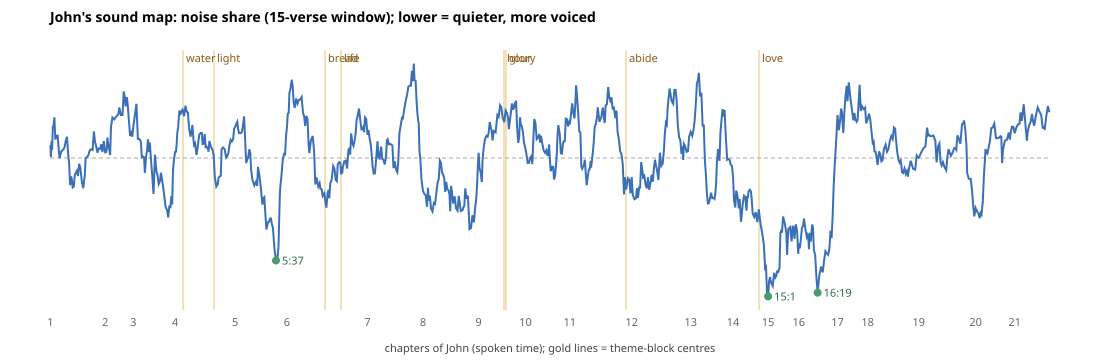

Generate this figure with Python:
#!/usr/bin/env python3
"""John's sound map: noise share verse by verse, against the theme blocks, the speakers and the structure.

 1. MAP: noise share (stops and fricatives against voiced sounds) for every verse, on John's spoken timeline,
    smoothed over 15 verses; the quietest and noisiest stretches.
 2. THEMES: does each theme's density curve (water, light, bread, life, hour, glory, abide, love, world, sent,
    truth, witness, sign, spirit, darkness) rise where John goes quiet?  Correlation with the noise curve,
    against circular shifts of the theme curve (keeps its clustering).  Benjamini-Hochberg over themes.
 3. SPEECH vs NARRATIVE: verses with a first- or second-person verb (speech) against third-person narrative.
 4. STRUCTURE: noise at the prologue's centre (1:12-13), at the 'I am' sayings, at the book's centre (10:24),
    at the seams found earlier (3:22, 6:1, 9:1, 18:1).
 5. THE ARC: does John's noise curve have a shape (falling, rising, U, wave)?  Compared with Matthew, Mark, Luke.
Writes john_noise_map.png (if matplotlib is present) and john_noise_map_results.json.
Usage: python3 john_noise_map.py <sblgnt dir>
"""
import collections, glob, json, os, re, sys, unicodedata
import numpy as np
SBL = sys.argv[1]; HERE = os.path.dirname(os.path.abspath(__file__)); rng = np.random.default_rng(4); out = {}
sys.path.insert(0, os.path.join(os.path.dirname(HERE), "engine")); import engine as E
OBS = {"p", "b", "t", "d", "k", "g", "pʰ", "tʰ", "kʰ", "f", "v", "θ", "ð", "s", "z", "x", "ɣ", "ç", "ʝ", "h", "ps", "ks", "β", "φ", "dz", "ts"}
cache = {}
def phon(raw):
    k = unicodedata.normalize("NFC", re.sub(r"[^\ẁ-ͯἀ-῿]", "", raw.lower()))
    if k not in cache:
        try: cache[k] = [p for s in E.parse_greek(k, "koine")[0] for p in s["ph"]]
        except Exception: cache[k] = []
    return cache[k]
def nrm(w):
    w = unicodedata.normalize("NFD", w.lower()); w = "".join(c for c in w if not unicodedata.combining(c)); return re.sub(r"[^α-ω]", "", w.replace("ς", "σ"))
def load(code):
    V = collections.OrderedDict()
    for l in open(glob.glob(os.path.join(SBL, f"*-{code}-morphgnt.txt"))[0], encoding="utf-8"):
        p = l.split(); r = (int(p[0][2:4]), int(p[0][4:6])); e = V.setdefault(r, dict(obs=0, n=0, lem=[], person=set()))
        ph = phon(p[3]); e["obs"] += sum(x in OBS for x in ph); e["n"] += len(ph); e["lem"].append(nrm(p[6]))
        if p[1].startswith("V") and p[2][0] in "12": e["person"].add(p[2][0])
    return V
def curve(V, win=15):
    keys = list(V); obs = np.array([V[k]["obs"] for k in keys], float); n = np.array([V[k]["n"] for k in keys], float)
    ker = np.ones(win); sm = np.convolve(obs, ker, "same") / np.maximum(np.convolve(n, ker, "same"), 1)
    pos = np.cumsum(n) / n.sum() - n / (2 * n.sum()); return keys, obs / np.maximum(n, 1), sm, pos
JN = load("Jn"); keys, raw, sm, pos = curve(JN)
overall = sum(v["obs"] for v in JN.values()) / sum(v["n"] for v in JN.values())
print(f"1. MAP: John's noise share {overall:.3f}; smoothed range {sm.min():.3f}-{sm.max():.3f}")
order = np.argsort(sm); qs, ls = [], []
for idx, bucket, lab in ((order, qs, "quietest"), (order[::-1], ls, "noisiest")):
    for i in idx:
        if all(abs(i - j) > 25 for j in bucket): bucket.append(i)
        if len(bucket) == 5: break
    print(f"   {lab} stretches (centre verse, smoothed noise): " + ", ".join(f"{keys[i][0]}:{keys[i][1]} ({sm[i]:.3f})" for i in bucket))
out["quiet"] = [f"{keys[i][0]}:{keys[i][1]}" for i in qs]; out["loud"] = [f"{keys[i][0]}:{keys[i][1]}" for i in ls]

print("\n2. THEMES against the noise curve (negative r = the theme rises where John goes quiet)")
TH = {"water": ["υδωρ"], "light": ["φωσ"], "darkness": ["σκοτια", "σκοτοσ"], "bread": ["αρτοσ"], "life": ["ζωη"], "hour": ["ωρα"], "glory": ["δοξα", "δοξαζω"],
      "abide": ["μενω"], "love": ["αγαπαω", "αγαπη", "φιλεω"], "world": ["κοσμοσ"], "sent": ["πεμπω", "αποστελλω"], "truth": ["αληθεια", "αληθησ", "αληθινοσ"],
      "witness": ["μαρτυρια", "μαρτυρεω"], "sign": ["σημειον"], "spirit": ["πνευμα"], "believe": ["πιστευω"], "Father": ["πατηρ"], "I am (ego eimi)": None}
rows = []
for th, lems in TH.items():
    if lems is None: d = np.array([float(any(a == "εγω" and b == "ειμι" for a, b in zip(JN[k]["lem"], JN[k]["lem"][1:]))) for k in keys])
    else: d = np.array([float(sum(l in lems for l in JN[k]["lem"])) for k in keys])
    ds = np.convolve(d, np.ones(15), "same"); r = np.corrcoef(ds, sm)[0, 1]
    null = [np.corrcoef(np.roll(ds, s), sm)[0, 1] for s in rng.integers(30, len(ds) - 30, 2000)]
    p = (np.sum(np.abs(null) >= abs(r)) + 1) / 2001; rows.append((p, th, r))
rows.sort(); m = len(rows); cut = max([i for i, x in enumerate(rows, 1) if x[0] <= 0.10 * i / m], default=0)
for i, (p, th, r) in enumerate(rows): print(f"   {th:16s} r = {r:+.2f}  p = {p:.3f}{'  *survives correction' if i < cut else ''}")
out["themes"] = {th: dict(r=round(float(r), 3), p=float(p)) for p, th, r in rows}

print("\n3. SPEECH vs NARRATIVE")
sp = [k for k in keys if JN[k]["person"]]; na = [k for k in keys if not JN[k]["person"]]
def share(ks): return sum(JN[k]["obs"] for k in ks) / sum(JN[k]["n"] for k in ks)
real = share(sp) - share(na); allk = list(keys); null = []
for _ in range(2000):
    idx = rng.permutation(len(allk)); a = [allk[i] for i in idx[:len(sp)]]; b = [allk[i] for i in idx[len(sp):]]; null.append(share(a) - share(b))
print(f"   speech verses (1st/2nd person verbs) {share(sp):.3f} vs narrative {share(na):.3f}; difference {real:+.4f}; p = {np.mean(np.abs(null) >= abs(real)):.4f}")
out["speech"] = dict(speech=share(sp), narrative=share(na))

print("\n4. STRUCTURAL POINTS (window of 5 verses; percentile among all John windows, low = quiet)")
w5 = np.convolve([JN[k]["obs"] for k in keys], np.ones(5), "same") / np.maximum(np.convolve([JN[k]["n"] for k in keys], np.ones(5), "same"), 1)
for lab, ref in (("prologue centre 1:12", (1, 12)), ("book centre 10:24", (10, 24)), ("seam 3:22", (3, 22)), ("seam 6:1", (6, 1)), ("seam 9:1", (9, 1)), ("seam 18:1", (18, 1)),
                 ("'I am the bread' 6:35", (6, 35)), ("'I am the light' 8:12", (8, 12)), ("'I am the resurrection' 11:25", (11, 25)), ("'I am the way' 14:6", (14, 6)), ("'It is finished' 19:30", (19, 30)), ("'breathed on them' 20:22", (20, 22))):
    i = keys.index(ref); print(f"   {lab:32s} noise {w5[i]:.3f}  percentile {np.mean(w5 <= w5[i]):.2f}")

print("\n5. THE ARC: average noise by fifths of each Gospel")
arcs = {}
for code in ("Jn", "Mt", "Mk", "Lk"):
    V = load(code) if code != "Jn" else JN; ks, rw, s2, ps = curve(V); o = np.array([V[k]["obs"] for k in ks], float); n = np.array([V[k]["n"] for k in ks], float)
    arcs[code] = [float(o[(ps >= a) & (ps < a + .2)].sum() / n[(ps >= a) & (ps < a + .2)].sum()) for a in np.arange(0, 1, .2)]
    print(f"   {code}: " + "  ".join(f"{x:.3f}" for x in arcs[code]))
out["arcs"] = arcs
try:
    import matplotlib; matplotlib.use("Agg"); import matplotlib.pyplot as plt
    fig, ax = plt.subplots(figsize=(12, 4.5)); ax.plot(pos, sm, color="#3b6fb6", lw=1.8, label="noise share (15-verse window)")
    ax.axhline(overall, color="#999", lw=.8, ls="--")
    tc = json.load(open(os.path.join(HERE, "theme_shapes_results.json")))["themes"] if os.path.exists(os.path.join(HERE, "theme_shapes_results.json")) else {}
    for th, v in tc.items():
        if th.split(" (")[0] in ("water", "light", "bread", "life", "hour", "glory", "abide", "love", "world"): ax.axvline(v["centre"], color="#d4a017", alpha=.5); ax.text(v["centre"], sm.max(), th.split(" (")[0], rotation=90, va="top", fontsize=8)
    for c in range(1, 22):
        i = next(j for j, k in enumerate(keys) if k[0] == c); ax.text(pos[i], sm.min() - .004, str(c), fontsize=7, ha="center", color="#666")
    ax.set_xlabel("John, spoken time (chapter numbers below)"); ax.set_ylabel("noise share (lower = quieter, more voiced)"); ax.set_title("John's sound map: noise share against the theme blocks")
    ax.legend(loc="lower left", fontsize=8); fig.tight_layout(); fig.savefig(os.path.join(HERE, "john_noise_map.png"), dpi=150); print("\n   chart: john_noise_map.png")
except Exception as e: print("   (no chart:", e, ")")
json.dump(out, open(os.path.join(HERE, "john_noise_map_results.json"), "w"), ensure_ascii=False, indent=1, default=str)

# plain SVG chart (no plotting library needed)
W, H, P = 1100, 360, 50
lo, hi = float(sm.min()) - .005, float(sm.max()) + .005
X = lambda f: P + f * (W - 2 * P); Y = lambda v: H - P - (v - lo) / (hi - lo) * (H - 2 * P)
pts = " ".join(f"{X(f):.1f},{Y(v):.1f}" for f, v in zip(pos, sm))
svg = [f'<svg xmlns="http://www.w3.org/2000/svg" width="{W}" height="{H}" font-family="sans-serif" font-size="11"><rect width="100%" height="100%" fill="#fff"/>',
       f'<text x="{P}" y="22" font-size="14" font-weight="bold">John\'s sound map: noise share (15-verse window); lower = quieter, more voiced</text>',
       f'<line x1="{P}" x2="{W - P}" y1="{Y(overall):.1f}" y2="{Y(overall):.1f}" stroke="#aaa" stroke-dasharray="4 3"/>']
tc = json.load(open(os.path.join(HERE, "theme_shapes_results.json")))["themes"] if os.path.exists(os.path.join(HERE, "theme_shapes_results.json")) else {}
for th, v in tc.items():
    nm = th.split(" (")[0]
    if nm in ("water", "light", "bread", "life", "hour", "glory", "abide", "love"):
        svg.append(f'<line x1="{X(v["centre"]):.1f}" x2="{X(v["centre"]):.1f}" y1="{P}" y2="{H - P}" stroke="#d4a017" stroke-opacity=".6"/><text x="{X(v["centre"]) + 3:.1f}" y="{P + 12}" fill="#8a5a14">{nm}</text>')
svg.append(f'<polyline points="{pts}" fill="none" stroke="#3b6fb6" stroke-width="2"/>')
for c in range(1, 22):
    i = next(j for j, k in enumerate(keys) if k[0] == c); svg.append(f'<text x="{X(pos[i]):.1f}" y="{H - P + 16}" text-anchor="middle" fill="#666">{c}</text>')
for i in qs[:3]: svg.append(f'<circle cx="{X(pos[i]):.1f}" cy="{Y(sm[i]):.1f}" r="4" fill="#4a9a6a"/><text x="{X(pos[i]) + 6:.1f}" y="{Y(sm[i]) + 4:.1f}" fill="#2d6b45">{keys[i][0]}:{keys[i][1]}</text>')
svg.append(f'<text x="{W / 2}" y="{H - 8}" text-anchor="middle" fill="#444">chapters of John (spoken time); gold lines = theme-block centres</text></svg>')
open(os.path.join(HERE, "john_noise_map.svg"), "w").write("\n".join(svg)); print("   chart: john_noise_map.svg")
